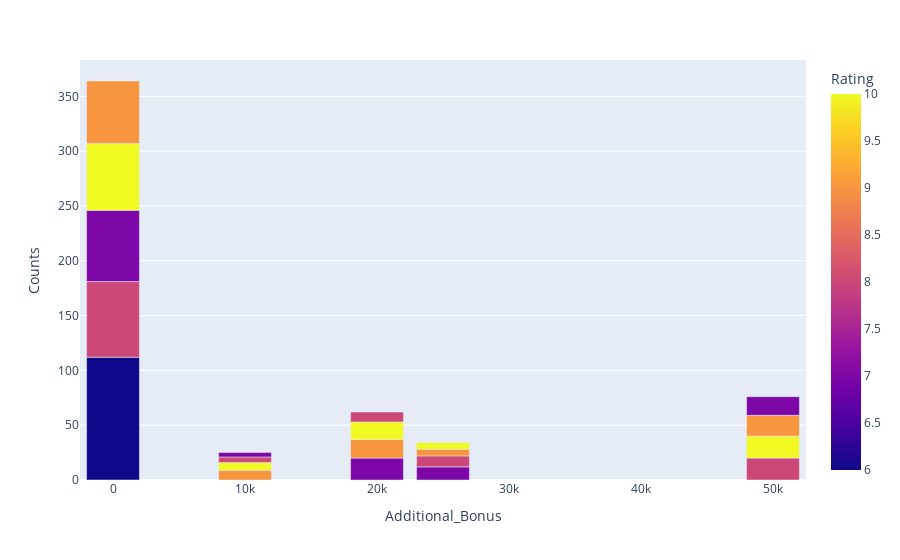

The cell this chart's notebook holds for it:
### Code cell
bar_chart_1

### Figure 1 — Plotly figure (JSON) as saved in the notebook; plotly's stock layout.template omitted (floating-point values rounded to 4 significant figures)
{"data": [{"alignmentgroup": "True", "hovertemplate": "Additional_Bonus=%{x}<br>Counts=%{y}<br>Rating=%{marker.color}<extra></extra>", "legendgroup": "", "marker": {"color": [6, 8, 7, 10, 9, 7, 8, 10, 9, 9, 7, 10, 7, 8, 9, 8, 10, 9, 10, 8, 7], "coloraxis": "coloraxis", "pattern": {"shape": ""}}, "name": "", "offsetgroup": "", "orientation": "v", "showlegend": false, "textposition": "auto", "type": "bar", "x": [0, 0, 0, 0, 0, 20000, 50000, 50000, 50000, 20000, 50000, 20000, 25000, 25000, 10000, 20000, 10000, 25000, 25000, 10000, 10000], "xaxis": "x", "y": [112, 69, 65, 61, 57, 20, 20, 20, 19, 17, 17, 16, 12, 10, 9, 9, 7, 6, 6, 5, 4], "yaxis": "y"}], "layout": {"barmode": "relative", "coloraxis": {"colorbar": {"title": {"text": "Rating"}}, "colorscale": [[0, "#0d0887"], [0.1111, "#46039f"], [0.2222, "#7201a8"], [0.3333, "#9c179e"], [0.4444, "#bd3786"], [0.5556, "#d8576b"], [0.6667, "#ed7953"], [0.7778, "#fb9f3a"], [0.8889, "#fdca26"], [1, "#f0f921"]]}, "legend": {"tracegroupgap": 0}, "margin": {"t": 60}, "xaxis": {"anchor": "y", "domain": [0, 1], "title": {"text": "Additional_Bonus"}}, "yaxis": {"anchor": "x", "domain": [0, 1], "title": {"text": "Counts"}}}}
